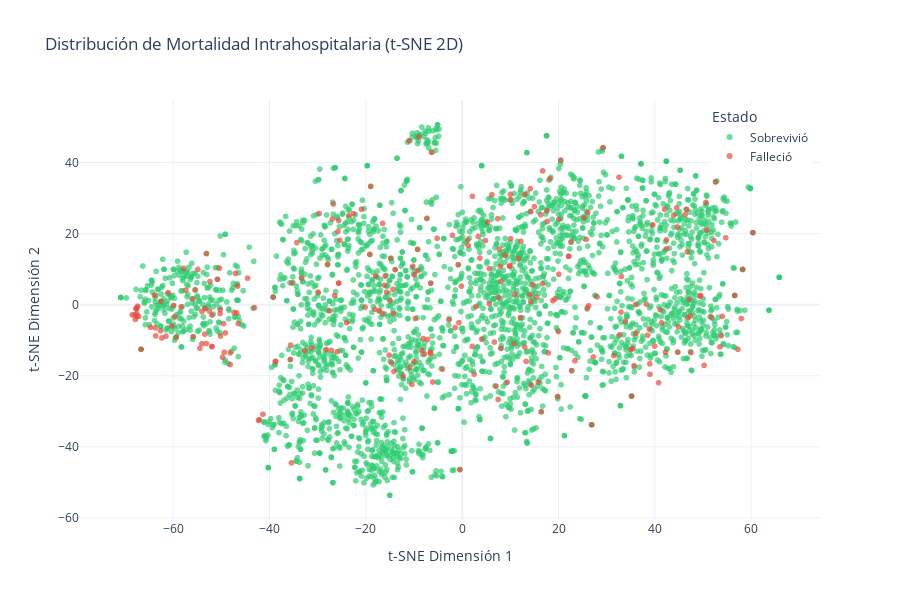

The code cell stored with this chart in its notebook:
### Code cell
# t-SNE para mejor separación visual de clusters
print("Calculando t-SNE (puede tomar unos segundos)...")
tsne = TSNE(n_components=2, random_state=42, perplexity=30)
X_tsne = tsne.fit_transform(X_scaled)

# Crear DataFrame con los resultados de t-SNE
df_tsne = pd.DataFrame({
    'TSNE1': X_tsne[:, 0],
    'TSNE2': X_tsne[:, 1],
    'Mortalidad': y.map({0: 'Sobrevivió', 1: 'Falleció'})
})

# Visualización interactiva con Plotly
fig_tsne = px.scatter(
    df_tsne, 
    x='TSNE1', 
    y='TSNE2', 
    color='Mortalidad',
    color_discrete_map={'Sobrevivió': '#2ecc71', 'Falleció': '#e74c3c'},
    title='Distribución de Mortalidad Intrahospitalaria (t-SNE 2D)',
    labels={'TSNE1': 't-SNE Dimensión 1',
            'TSNE2': 't-SNE Dimensión 2'},
    opacity=0.7
)

fig_tsne.update_layout(
    template='plotly_white',
    width=900,
    height=600,
    legend=dict(
        title='Estado',
        yanchor="top",
        y=0.99,
        xanchor="right",
        x=0.99
    )
)

fig_tsne.show()

### Figure 1 — Plotly figure (JSON) as saved in the notebook; plotly's stock layout.template omitted (floating-point values rounded to 4 significant figures; data arrays with more than 128 entries replaced by an {"elided": "..."} marker saying what was removed)
{"data": [{"hovertemplate": "Mortalidad=Sobrevivió<br>t-SNE Dimensión 1=%{x}<br>t-SNE Dimensión 2=%{y}<extra></extra>", "legendgroup": "Sobrevivió", "marker": {"color": "#2ecc71", "opacity": 0.7, "symbol": "circle"}, "mode": "markers", "name": "Sobrevivió", "showlegend": true, "type": "scattergl", "x": {"elided": "2819 float values"}, "xaxis": "x", "y": {"elided": "2819 float values"}, "yaxis": "y"}, {"hovertemplate": "Mortalidad=Falleció<br>t-SNE Dimensión 1=%{x}<br>t-SNE Dimensión 2=%{y}<extra></extra>", "legendgroup": "Falleció", "marker": {"color": "#e74c3c", "opacity": 0.7, "symbol": "circle"}, "mode": "markers", "name": "Falleció", "showlegend": true, "type": "scattergl", "x": {"elided": "274 float values"}, "xaxis": "x", "y": {"elided": "274 float values"}, "yaxis": "y"}], "layout": {"height": 600, "legend": {"title": {"text": "Estado"}, "tracegroupgap": 0, "x": 0.99, "xanchor": "right", "y": 0.99, "yanchor": "top"}, "title": {"text": "Distribución de Mortalidad Intrahospitalaria (t-SNE 2D)"}, "width": 900, "xaxis": {"anchor": "y", "domain": [0, 1], "title": {"text": "t-SNE Dimensión 1"}}, "yaxis": {"anchor": "x", "domain": [0, 1], "title": {"text": "t-SNE Dimensión 2"}}}}
